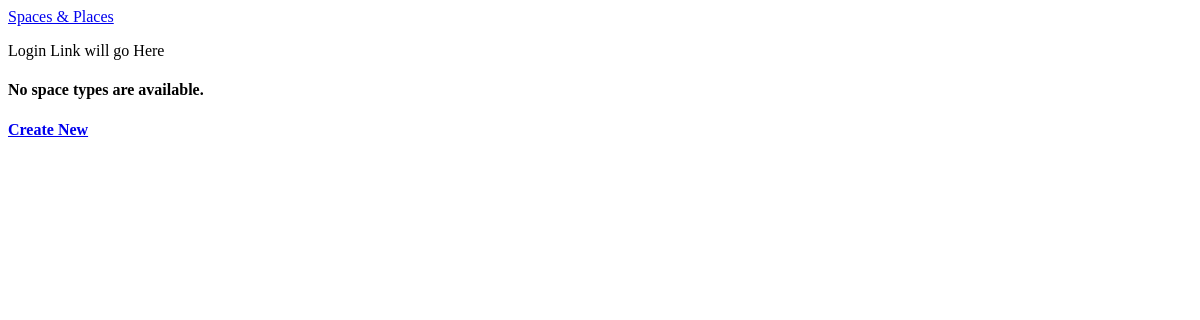
Before: / with the older database file.
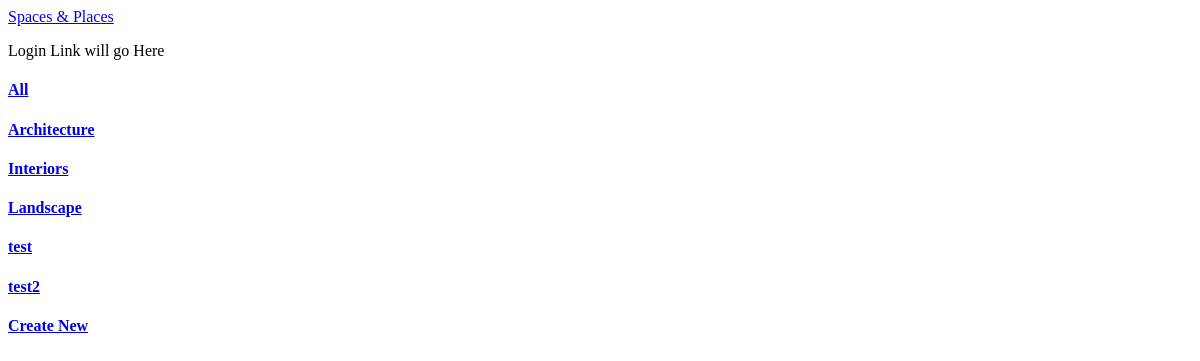
After: the same page with the newer database file.
### models.py (models this page shows, shortened)
class SpaceType(Base):
    __tablename__ = 'spacetype'
    name = Column(String(250),
                    nullable = False,
                    unique = True,
                    primary_key = True)
    description = Column(String(1000))
    user_id = Column(Integer, ForeignKey('user.id'))
    user = relationship(User)

### application.py (the view)
@app.route('/')
def spacesIndex():
    space_types = session.query(SpaceType).order_by(asc(SpaceType.name)).all()
    return render_template('index.html', space_types = space_types)

### templates/index.html (shortened to what this page needs)
{% extends "main.html" %}
{% block content %}
{% include "header.html" %}
<div>
  {% if space_types %}
    <a href="{{url_for('allSpaces')}}">
      <h4>All</h4>
    </a>
    {% for space_type in space_types %}
    <a href="{{url_for('spaceTypeView', space_name = space_type.name)}}">
      <h4>{{ space_type.name }}</h4>
    </a>
    {% endfor %}
  {% else %}
    <h4>No space types are available.</h4>
  {% endif %}
  <a href="{{url_for('createSpaceType')}}">
    <h4>Create New</h4>
  </a>
</div>
{% endblock %}

### templates/main.html (shortened to what this page needs)
<!DOCTYPE html>
<html lang="en">
	<head>
		<link rel=stylesheet type=text/css href="{{ url_for('static', filename='styles.css') }}">
	</head>
	<body>
		<div class="container">
			{% block content %}
			{% endblock %}
		</div>
	</body>
</html>

### templates/header.html (shortened to what this page needs)
<div class="row top-menu">
	<div class="col-md-6">
		<a href="{{url_for('spacesIndex')}}">
			Spaces & Places
		</a>
	</div>
	<div class="col-md-6 text-right">
					<p>Login Link will go Here </p>
	</div>
</div>

Changed rows visible on the page:
added SpaceType: name "Architecture"
added SpaceType: name "Interiors"
added SpaceType: name "Landscape"
added SpaceType: name "test"
added SpaceType: name "test2"
Other visible differences:
text no longer shown: "No space types are available."
text now shown: "All"
